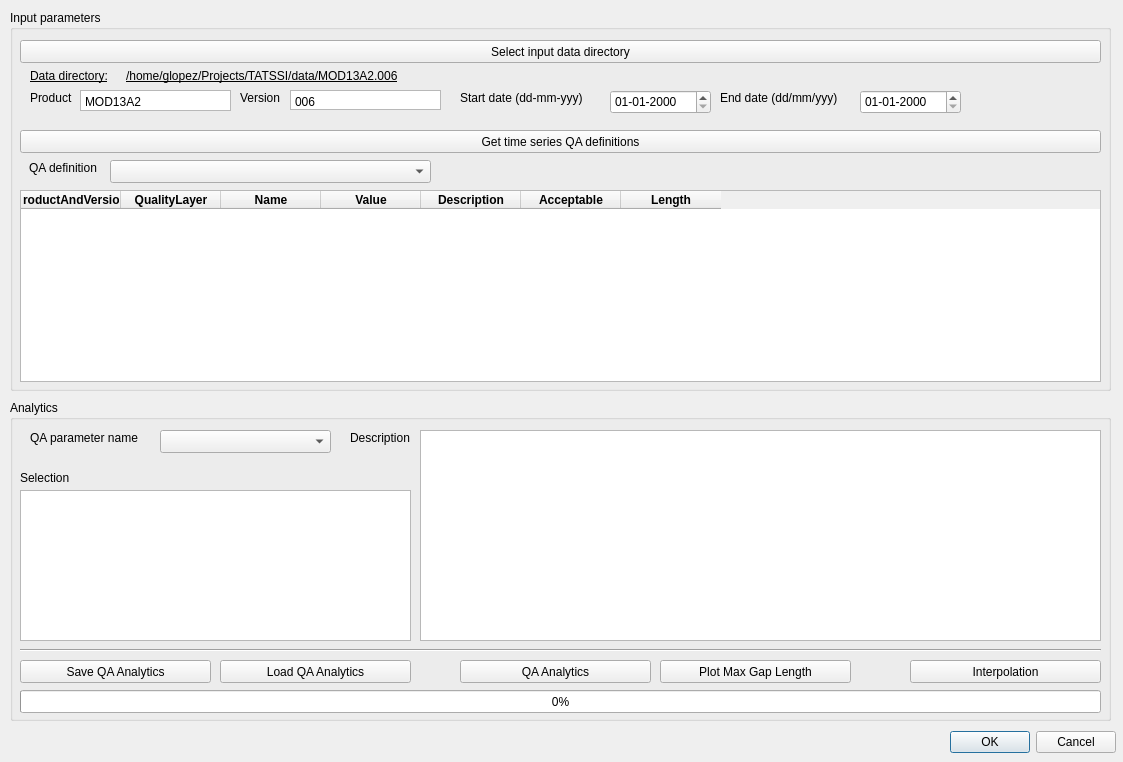
<?xml version="1.0" encoding="UTF-8"?>
<ui version="4.0">
 <class>Analytics</class>
 <widget class="QDialog" name="Analytics">
  <property name="geometry">
   <rect>
    <x>0</x>
    <y>0</y>
    <width>1123</width>
    <height>762</height>
   </rect>
  </property>
  <property name="windowTitle">
   <string>TATSSI QA Analytics</string>
  </property>
  <widget class="QDialogButtonBox" name="buttonBox">
   <property name="geometry">
    <rect>
     <x>950</x>
     <y>730</y>
     <width>166</width>
     <height>24</height>
    </rect>
   </property>
   <property name="orientation">
    <enum>Qt::Horizontal</enum>
   </property>
   <property name="standardButtons">
    <set>QDialogButtonBox::Cancel|QDialogButtonBox::Ok</set>
   </property>
  </widget>
  <widget class="QGroupBox" name="grpboxInputParam">
   <property name="geometry">
    <rect>
     <x>10</x>
     <y>10</y>
     <width>1101</width>
     <height>381</height>
    </rect>
   </property>
   <property name="title">
    <string>Input parameters</string>
   </property>
   <widget class="QPushButton" name="pbOutputDirectory">
    <property name="geometry">
     <rect>
      <x>10</x>
      <y>30</y>
      <width>1081</width>
      <height>23</height>
     </rect>
    </property>
    <property name="text">
     <string>Select input data directory</string>
    </property>
   </widget>
   <widget class="QTextEdit" name="txtProduct">
    <property name="geometry">
     <rect>
      <x>70</x>
      <y>80</y>
      <width>151</width>
      <height>21</height>
     </rect>
    </property>
    <property name="verticalScrollBarPolicy">
     <enum>Qt::ScrollBarAlwaysOff</enum>
    </property>
    <property name="horizontalScrollBarPolicy">
     <enum>Qt::ScrollBarAlwaysOff</enum>
    </property>
    <property name="html">
     <string>&lt;!DOCTYPE HTML PUBLIC &quot;-//W3C//DTD HTML 4.0//EN&quot; &quot;http://www.w3.org/TR/REC-html40/strict.dtd&quot;&gt;
&lt;html&gt;&lt;head&gt;&lt;meta name=&quot;qrichtext&quot; content=&quot;1&quot; /&gt;&lt;style type=&quot;text/css&quot;&gt;
p, li { white-space: pre-wrap; }
&lt;/style&gt;&lt;/head&gt;&lt;body style=&quot; font-family:'Sans Serif'; font-size:9pt; font-weight:400; font-style:normal;&quot;&gt;
&lt;p style=&quot; margin-top:0px; margin-bottom:0px; margin-left:0px; margin-right:0px; -qt-block-indent:0; text-indent:0px;&quot;&gt;MOD13A2&lt;/p&gt;&lt;/body&gt;&lt;/html&gt;</string>
    </property>
   </widget>
   <widget class="QLabel" name="lblProduct">
    <property name="geometry">
     <rect>
      <x>20</x>
      <y>80</y>
      <width>59</width>
      <height>15</height>
     </rect>
    </property>
    <property name="text">
     <string>Product</string>
    </property>
   </widget>
   <widget class="QLabel" name="lblTile">
    <property name="geometry">
     <rect>
      <x>230</x>
      <y>80</y>
      <width>51</width>
      <height>16</height>
     </rect>
    </property>
    <property name="text">
     <string>Version</string>
    </property>
   </widget>
   <widget class="QTextEdit" name="txtVersion">
    <property name="geometry">
     <rect>
      <x>280</x>
      <y>80</y>
      <width>151</width>
      <height>20</height>
     </rect>
    </property>
    <property name="verticalScrollBarPolicy">
     <enum>Qt::ScrollBarAlwaysOff</enum>
    </property>
    <property name="horizontalScrollBarPolicy">
     <enum>Qt::ScrollBarAlwaysOff</enum>
    </property>
    <property name="html">
     <string>&lt;!DOCTYPE HTML PUBLIC &quot;-//W3C//DTD HTML 4.0//EN&quot; &quot;http://www.w3.org/TR/REC-html40/strict.dtd&quot;&gt;
&lt;html&gt;&lt;head&gt;&lt;meta name=&quot;qrichtext&quot; content=&quot;1&quot; /&gt;&lt;style type=&quot;text/css&quot;&gt;
p, li { white-space: pre-wrap; }
&lt;/style&gt;&lt;/head&gt;&lt;body style=&quot; font-family:'Sans Serif'; font-size:9pt; font-weight:400; font-style:normal;&quot;&gt;
&lt;p style=&quot; margin-top:0px; margin-bottom:0px; margin-left:0px; margin-right:0px; -qt-block-indent:0; text-indent:0px;&quot;&gt;006&lt;/p&gt;&lt;/body&gt;&lt;/html&gt;</string>
    </property>
   </widget>
   <widget class="QTableWidget" name="tvQADef">
    <property name="geometry">
     <rect>
      <x>10</x>
      <y>180</y>
      <width>1081</width>
      <height>192</height>
     </rect>
    </property>
    <property name="sizeAdjustPolicy">
     <enum>QAbstractScrollArea::AdjustToContents</enum>
    </property>
    <property name="selectionBehavior">
     <enum>QAbstractItemView::SelectItems</enum>
    </property>
    <column>
     <property name="text">
      <string>ProductAndVersion</string>
     </property>
     <property name="font">
      <font>
       <weight>75</weight>
       <bold>true</bold>
      </font>
     </property>
    </column>
    <column>
     <property name="text">
      <string>QualityLayer</string>
     </property>
     <property name="font">
      <font>
       <weight>75</weight>
       <bold>true</bold>
      </font>
     </property>
    </column>
    <column>
     <property name="text">
      <string>Name</string>
     </property>
     <property name="font">
      <font>
       <weight>75</weight>
       <bold>true</bold>
      </font>
     </property>
    </column>
    <column>
     <property name="text">
      <string>Value</string>
     </property>
     <property name="font">
      <font>
       <weight>75</weight>
       <bold>true</bold>
      </font>
     </property>
    </column>
    <column>
     <property name="text">
      <string>Description</string>
     </property>
     <property name="font">
      <font>
       <weight>75</weight>
       <bold>true</bold>
      </font>
     </property>
    </column>
    <column>
     <property name="text">
      <string>Acceptable</string>
     </property>
     <property name="font">
      <font>
       <weight>75</weight>
       <bold>true</bold>
      </font>
     </property>
    </column>
    <column>
     <property name="text">
      <string>Length</string>
     </property>
     <property name="font">
      <font>
       <weight>75</weight>
       <bold>true</bold>
      </font>
     </property>
    </column>
   </widget>
   <widget class="QComboBox" name="cmbQADef">
    <property name="geometry">
     <rect>
      <x>100</x>
      <y>150</y>
      <width>321</width>
      <height>23</height>
     </rect>
    </property>
   </widget>
   <widget class="QLabel" name="lblQADef">
    <property name="geometry">
     <rect>
      <x>19</x>
      <y>150</y>
      <width>81</width>
      <height>16</height>
     </rect>
    </property>
    <property name="text">
     <string>QA definition</string>
    </property>
   </widget>
   <widget class="QLabel" name="lblStartDate">
    <property name="geometry">
     <rect>
      <x>450</x>
      <y>80</y>
      <width>142</width>
      <height>16</height>
     </rect>
    </property>
    <property name="text">
     <string>Start date (dd-mm-yyy)</string>
    </property>
   </widget>
   <widget class="QDateEdit" name="start_date">
    <property name="geometry">
     <rect>
      <x>600</x>
      <y>80</y>
      <width>101</width>
      <height>24</height>
     </rect>
    </property>
    <property name="displayFormat">
     <string notr="true">dd-MM-yyyy</string>
    </property>
   </widget>
   <widget class="QLabel" name="lblEnbDate">
    <property name="geometry">
     <rect>
      <x>710</x>
      <y>80</y>
      <width>135</width>
      <height>16</height>
     </rect>
    </property>
    <property name="text">
     <string>End date (dd/mm/yyy)</string>
    </property>
   </widget>
   <widget class="QDateEdit" name="end_date">
    <property name="geometry">
     <rect>
      <x>850</x>
      <y>80</y>
      <width>101</width>
      <height>24</height>
     </rect>
    </property>
    <property name="displayFormat">
     <string notr="true">dd-MM-yyyy</string>
    </property>
   </widget>
   <widget class="QLabel" name="lblDataDir_">
    <property name="geometry">
     <rect>
      <x>20</x>
      <y>58</y>
      <width>91</width>
      <height>16</height>
     </rect>
    </property>
    <property name="font">
     <font>
      <underline>true</underline>
      <strikeout>false</strikeout>
     </font>
    </property>
    <property name="text">
     <string>Data directory:</string>
    </property>
   </widget>
   <widget class="QPushButton" name="pbGetQADefinitions">
    <property name="geometry">
     <rect>
      <x>10</x>
      <y>120</y>
      <width>1081</width>
      <height>23</height>
     </rect>
    </property>
    <property name="text">
     <string>Get time series QA definitions</string>
    </property>
   </widget>
   <widget class="QLabel" name="lblDataDir">
    <property name="geometry">
     <rect>
      <x>116</x>
      <y>56</y>
      <width>971</width>
      <height>20</height>
     </rect>
    </property>
    <property name="font">
     <font>
      <underline>true</underline>
      <strikeout>false</strikeout>
     </font>
    </property>
    <property name="text">
     <string>/home/glopez/Projects/TATSSI/data/MOD13A2.006</string>
    </property>
   </widget>
  </widget>
  <widget class="QGroupBox" name="grpboxAnalytics">
   <property name="geometry">
    <rect>
     <x>10</x>
     <y>400</y>
     <width>1101</width>
     <height>321</height>
    </rect>
   </property>
   <property name="title">
    <string>Analytics</string>
   </property>
   <widget class="QLabel" name="lblQAParamName">
    <property name="geometry">
     <rect>
      <x>20</x>
      <y>30</y>
      <width>131</width>
      <height>16</height>
     </rect>
    </property>
    <property name="text">
     <string>QA parameter name</string>
    </property>
   </widget>
   <widget class="QComboBox" name="cmbQAParamName">
    <property name="geometry">
     <rect>
      <x>150</x>
      <y>30</y>
      <width>171</width>
      <height>23</height>
     </rect>
    </property>
   </widget>
   <widget class="QLabel" name="lblQADescription">
    <property name="geometry">
     <rect>
      <x>340</x>
      <y>30</y>
      <width>81</width>
      <height>16</height>
     </rect>
    </property>
    <property name="text">
     <string>Description</string>
    </property>
   </widget>
   <widget class="QPushButton" name="pbInterpolation">
    <property name="geometry">
     <rect>
      <x>900</x>
      <y>260</y>
      <width>191</width>
      <height>23</height>
     </rect>
    </property>
    <property name="text">
     <string>Interpolation</string>
    </property>
   </widget>
   <widget class="QPushButton" name="pbPlotMaxGapLength">
    <property name="geometry">
     <rect>
      <x>650</x>
      <y>260</y>
      <width>191</width>
      <height>23</height>
     </rect>
    </property>
    <property name="text">
     <string>Plot Max Gap Length</string>
    </property>
   </widget>
   <widget class="QPushButton" name="pbQAAnalytics">
    <property name="geometry">
     <rect>
      <x>450</x>
      <y>260</y>
      <width>191</width>
      <height>23</height>
     </rect>
    </property>
    <property name="text">
     <string>QA Analytics</string>
    </property>
   </widget>
   <widget class="QPushButton" name="pbSaveQAAnalytics">
    <property name="geometry">
     <rect>
      <x>10</x>
      <y>260</y>
      <width>191</width>
      <height>23</height>
     </rect>
    </property>
    <property name="text">
     <string>Save QA Analytics</string>
    </property>
   </widget>
   <widget class="QPushButton" name="pbLoadQAAnalytics">
    <property name="geometry">
     <rect>
      <x>210</x>
      <y>260</y>
      <width>191</width>
      <height>23</height>
     </rect>
    </property>
    <property name="text">
     <string>Load QA Analytics</string>
    </property>
   </widget>
   <widget class="Line" name="line">
    <property name="geometry">
     <rect>
      <x>10</x>
      <y>240</y>
      <width>1081</width>
      <height>20</height>
     </rect>
    </property>
    <property name="orientation">
     <enum>Qt::Horizontal</enum>
    </property>
   </widget>
   <widget class="QProgressBar" name="progressBar">
    <property name="enabled">
     <bool>true</bool>
    </property>
    <property name="geometry">
     <rect>
      <x>10</x>
      <y>290</y>
      <width>1081</width>
      <height>23</height>
     </rect>
    </property>
    <property name="value">
     <number>0</number>
    </property>
   </widget>
   <widget class="QListWidget" name="lwQAParamDesc">
    <property name="geometry">
     <rect>
      <x>410</x>
      <y>30</y>
      <width>681</width>
      <height>211</height>
     </rect>
    </property>
    <property name="selectionMode">
     <enum>QAbstractItemView::MultiSelection</enum>
    </property>
   </widget>
   <widget class="QTextBrowser" name="tbrSelection">
    <property name="geometry">
     <rect>
      <x>10</x>
      <y>90</y>
      <width>391</width>
      <height>151</height>
     </rect>
    </property>
   </widget>
   <widget class="QLabel" name="lblSelection">
    <property name="geometry">
     <rect>
      <x>10</x>
      <y>70</y>
      <width>59</width>
      <height>15</height>
     </rect>
    </property>
    <property name="text">
     <string>Selection</string>
    </property>
   </widget>
  </widget>
 </widget>
 <resources/>
 <connections>
  <connection>
   <sender>buttonBox</sender>
   <signal>accepted()</signal>
   <receiver>Analytics</receiver>
   <slot>accept()</slot>
   <hints>
    <hint type="sourcelabel">
     <x>248</x>
     <y>254</y>
    </hint>
    <hint type="destinationlabel">
     <x>157</x>
     <y>274</y>
    </hint>
   </hints>
  </connection>
  <connection>
   <sender>buttonBox</sender>
   <signal>rejected()</signal>
   <receiver>Analytics</receiver>
   <slot>reject()</slot>
   <hints>
    <hint type="sourcelabel">
     <x>316</x>
     <y>260</y>
    </hint>
    <hint type="destinationlabel">
     <x>286</x>
     <y>274</y>
    </hint>
   </hints>
  </connection>
 </connections>
 <designerdata>
  <property name="gridDeltaX">
   <number>10</number>
  </property>
  <property name="gridDeltaY">
   <number>10</number>
  </property>
  <property name="gridSnapX">
   <bool>true</bool>
  </property>
  <property name="gridSnapY">
   <bool>true</bool>
  </property>
  <property name="gridVisible">
   <bool>true</bool>
  </property>
 </designerdata>
</ui>
